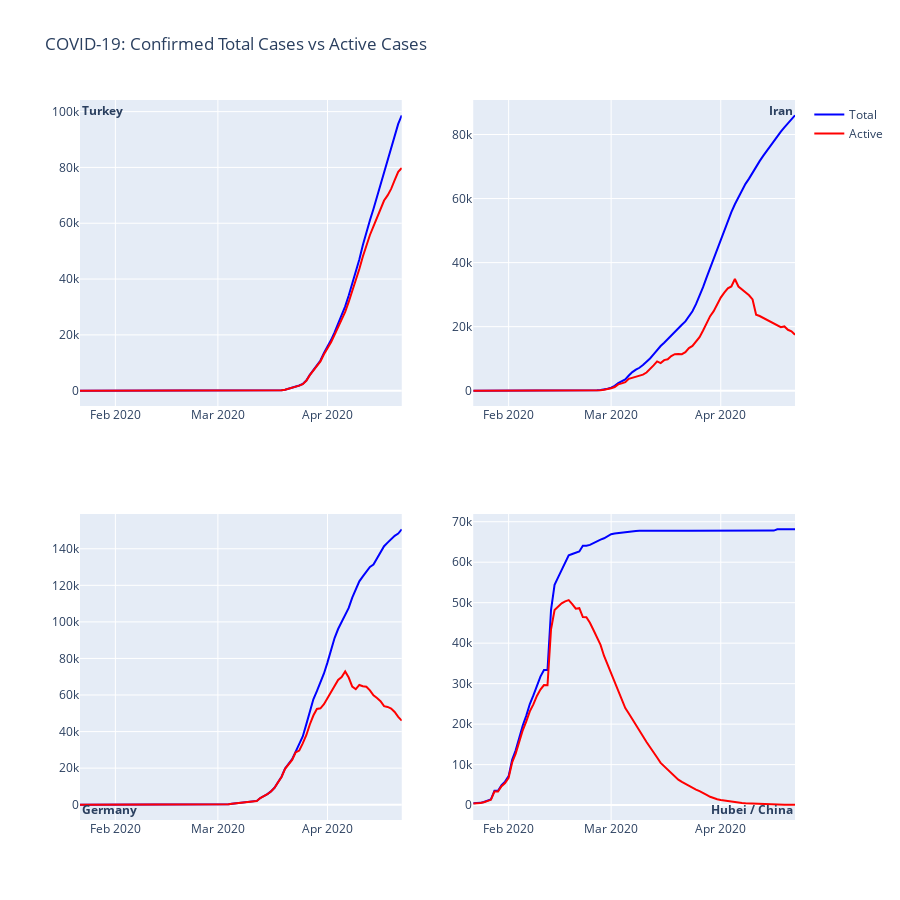

Notebook cell for this chart:
### Code cell
fig = make_subplots(
    rows=2, cols=2,
    specs=[[{'type': 'scatter'}, {'type': 'scatter'}],
           [{'type': 'scatter'}, {'type': 'scatter'}]])

# adding surfaces to subplots.
annotations = []
countryFig('Turkey', fig, 1, 1, annotations, showlegend=True)  #0,1
countryFig('Iran', fig, 1, 2, annotations)                     #1,1   
countryFig('Germany', fig, 2, 1, annotations)                  #0,0
countryFig('China', fig, 2, 2, annotations, province='Hubei')  #1,0

fig.update_layout(
    title_text=r'COVID-19: Confirmed Total Cases vs Active Cases',
    autosize=False,
    height=900,
    width=900,
    #margin=dict(l=65, r=50, b=65, t=90),
    annotations = annotations
    )

fig.show()
